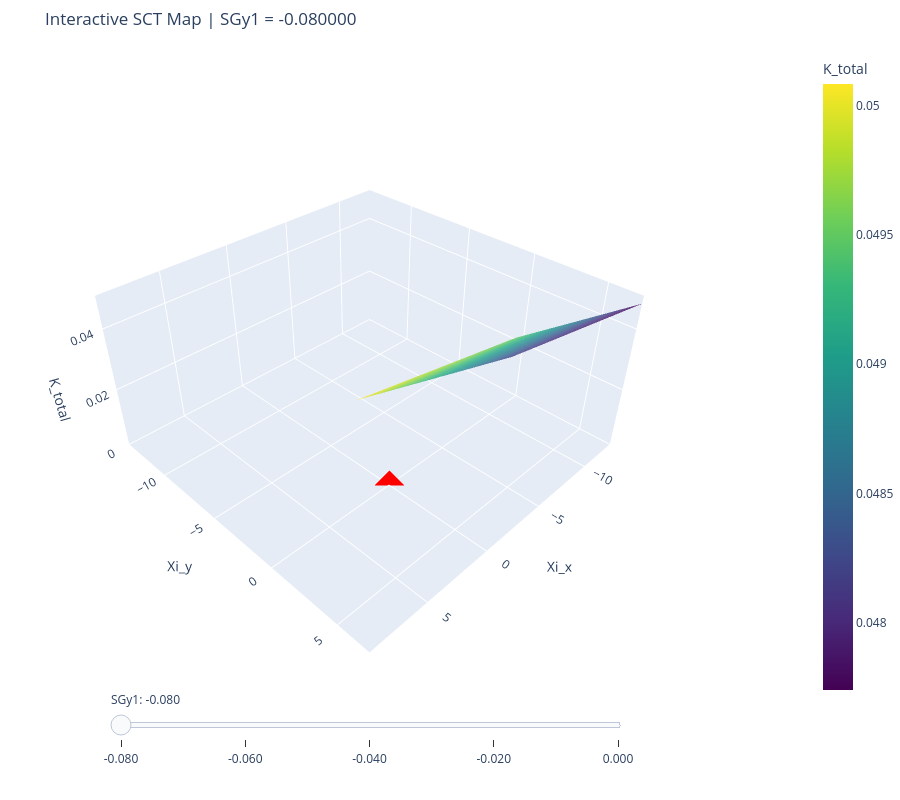

This figure's notebook cell:
### Code cell
# 1. Выделяем натуральную точку (где все секступоли = 0)
#nat_row = df[(df['SGx1'] == 0) & (df['SGx2'] == 0) & (df['SGy1'] == 0) & (df['SGy2'] == 0)].iloc[0]

# 2. Список уникальных значений SGy1 для поверхностей
sgy_values = np.sort(df['SGy1'].unique())
num_slices = len(sgy_values)

fig = go.Figure()

# 3. Добавляем ПОВЕРХНОСТИ
for i, sgy in enumerate(sgy_values):
    df_slice = df[df['SGy1'] == sgy]
    fig.add_trace(go.Mesh3d(
        x=df_slice['chrom_x'], y=df_slice['chrom_y'], z=df_slice['K_total'],
        intensity=df_slice['K_total'], colorscale='Viridis', opacity=0.8,
        visible=(i == 0), showscale=True,
        colorbar=dict(title="K_total", x=1.1)
    ))

# 4. Добавляем "Идеальную цель" (0,0,0) - индекс в списке traces: num_slices
fig.add_trace(go.Scatter3d(
    x=[0], y=[0], z=[0],
    mode='markers', marker=dict(size=10, color='red', symbol='diamond', line=dict(width=2, color='white')),
    name='Ideal Target (0,0,0)', visible=True
))

# 6. Настройка ПОЛЗУНКА с учетом двух постоянных точек
steps = []
for i, sgy in enumerate(sgy_values):
    # Маска видимости: i-я поверхность + Target + Natural
    # Всего элементов в fig.data: num_slices (поверхности) + 2 (точки)
    vis_mask = [False] * num_slices + [True, True] 
    vis_mask[i] = True
    
    steps.append(dict(
        method="update",
        label=f"{sgy:.3f}",
        args=[{"visible": vis_mask},
              {"title": f"SCT Map | SGy1 = {sgy:.6f}"}]
    ))

fig.update_layout(
    sliders=[dict(
        active=0, len=0.7, x=0.15, y=0.05,
        steps=steps, currentvalue={"prefix": "SGy1: "}
    )],
    title=f"Interactive SCT Map | SGy1 = {sgy_values[0]:.6f}",
    scene=dict(
        xaxis_title='Xi_x', yaxis_title='Xi_y', zaxis_title='K_total',
        xaxis=dict(range=[df['chrom_x'].min(), df['chrom_x'].max()]),
        yaxis=dict(range=[df['chrom_y'].min(), df['chrom_y'].max()]),
        zaxis=dict(range=[0, df['K_total'].max()]),
        aspectratio=dict(x=1, y=1, z=0.5)
    ),
    margin=dict(l=0, r=100, b=100, t=50),
    height=800
)

fig.show()

### Figure 1 — Plotly figure (JSON) as saved in the notebook; plotly's stock layout.template omitted (floating-point values rounded to 4 significant figures)
{"data": [{"colorbar": {"title": {"text": "K_total"}, "x": 1.1}, "colorscale": [[0, "#440154"], [0.1111, "#482878"], [0.2222, "#3e4989"], [0.3333, "#31688e"], [0.4444, "#26828e"], [0.5556, "#1f9e89"], [0.6667, "#35b779"], [0.7778, "#6ece58"], [0.8889, "#b5de2b"], [1, "#fde725"]], "intensity": [0.04774, 0.04783, 0.04792, 0.04803, 0.04815, 0.04817, 0.04827, 0.04838, 0.0485, 0.04862, 0.04862, 0.04872, 0.04884, 0.04897, 0.0491, 0.04907, 0.04918, 0.04931, 0.04944, 0.04959, 0.04953, 0.04965, 0.04979, 0.04993, 0.05009], "opacity": 0.8, "showscale": true, "type": "mesh3d", "visible": true, "x": [-13.06, -10.57, -8.084, -5.595, -3.107, -10.88, -8.396, -5.908, -3.419, -0.931, -8.709, -6.22, -3.732, -1.243, 1.245, -6.533, -4.044, -1.556, 0.9325, 3.421, -4.357, -1.868, 0.62, 3.108, 5.597], "y": [7.181, 6.723, 6.265, 5.807, 5.349, 6.558, 6.1, 5.642, 5.184, 4.726, 5.935, 5.477, 5.019, 4.561, 4.103, 5.311, 4.853, 4.395, 3.937, 3.479, 4.688, 4.23, 3.772, 3.314, 2.856], "z": [0.04774, 0.04783, 0.04792, 0.04803, 0.04815, 0.04817, 0.04827, 0.04838, 0.0485, 0.04862, 0.04862, 0.04872, 0.04884, 0.04897, 0.0491, 0.04907, 0.04918, 0.04931, 0.04944, 0.04959, 0.04953, 0.04965, 0.04979, 0.04993, 0.05009]}, {"colorbar": {"title": {"text": "K_total"}, "x": 1.1}, "colorscale": [[0, "#440154"], [0.1111, "#482878"], [0.2222, "#3e4989"], [0.3333, "#31688e"], [0.4444, "#26828e"], [0.5556, "#1f9e89"], [0.6667, "#35b779"], [0.7778, "#6ece58"], [0.8889, "#b5de2b"], [1, "#fde725"]], "intensity": [0.03883, 0.03889, 0.03897, 0.03905, 0.03915, 0.03925, 0.03932, 0.03941, 0.03951, 0.03962, 0.03968, 0.03976, 0.03986, 0.03997, 0.04009, 0.04012, 0.04022, 0.04032, 0.04044, 0.04058, 0.04057, 0.04068, 0.0408, 0.04093, 0.04107], "opacity": 0.8, "showscale": true, "type": "mesh3d", "visible": false, "x": [-12.13, -9.646, -7.158, -4.669, -2.181, -9.959, -7.47, -4.982, -2.493, -0.004991, -7.783, -5.294, -2.806, -0.3174, 2.171, -5.607, -3.118, -0.6299, 1.858, 4.347, -3.431, -0.9423, 1.546, 4.034, 6.523], "y": [2.974, 2.516, 2.058, 1.6, 1.142, 2.35, 1.893, 1.435, 0.9766, 0.5186, 1.727, 1.269, 0.8113, 0.3533, -0.1046, 1.104, 0.646, 0.188, -0.2699, -0.7279, 0.4807, 0.02276, -0.4352, -0.8932, -1.351], "z": [0.03883, 0.03889, 0.03897, 0.03905, 0.03915, 0.03925, 0.03932, 0.03941, 0.03951, 0.03962, 0.03968, 0.03976, 0.03986, 0.03997, 0.04009, 0.04012, 0.04022, 0.04032, 0.04044, 0.04058, 0.04057, 0.04068, 0.0408, 0.04093, 0.04107]}, {"colorbar": {"title": {"text": "K_total"}, "x": 1.1}, "colorscale": [[0, "#440154"], [0.1111, "#482878"], [0.2222, "#3e4989"], [0.3333, "#31688e"], [0.4444, "#26828e"], [0.5556, "#1f9e89"], [0.6667, "#35b779"], [0.7778, "#6ece58"], [0.8889, "#b5de2b"], [1, "#fde725"]], "intensity": [0.03006, 0.03008, 0.03012, 0.03017, 0.03024, 0.03046, 0.03049, 0.03054, 0.03061, 0.0307, 0.03086, 0.03091, 0.03098, 0.03106, 0.03116, 0.03129, 0.03135, 0.03143, 0.03153, 0.03164, 0.03172, 0.0318, 0.0319, 0.03201, 0.03213], "opacity": 0.8, "showscale": true, "type": "mesh3d", "visible": false, "x": [-11.21, -8.72, -6.232, -3.743, -1.255, -9.033, -6.544, -4.056, -1.567, 0.921, -6.857, -4.368, -1.88, 0.6086, 3.097, -4.681, -2.192, 0.2961, 2.785, 5.273, -2.505, -0.01633, 2.472, 4.96, 7.449], "y": [-1.234, -1.692, -2.15, -2.607, -3.065, -1.857, -2.315, -2.773, -3.231, -3.689, -2.48, -2.938, -3.396, -3.854, -4.312, -3.103, -3.561, -4.019, -4.477, -4.935, -3.727, -4.185, -4.643, -5.101, -5.558], "z": [0.03006, 0.03008, 0.03012, 0.03017, 0.03024, 0.03046, 0.03049, 0.03054, 0.03061, 0.0307, 0.03086, 0.03091, 0.03098, 0.03106, 0.03116, 0.03129, 0.03135, 0.03143, 0.03153, 0.03164, 0.03172, 0.0318, 0.0319, 0.03201, 0.03213]}, {"colorbar": {"title": {"text": "K_total"}, "x": 1.1}, "colorscale": [[0, "#440154"], [0.1111, "#482878"], [0.2222, "#3e4989"], [0.3333, "#31688e"], [0.4444, "#26828e"], [0.5556, "#1f9e89"], [0.6667, "#35b779"], [0.7778, "#6ece58"], [0.8889, "#b5de2b"], [1, "#fde725"]], "intensity": [0.02162, 0.02156, 0.02153, 0.02152, 0.02153, 0.02195, 0.02192, 0.02191, 0.02192, 0.02196, 0.02232, 0.0223, 0.02231, 0.02235, 0.02241, 0.0227, 0.02271, 0.02274, 0.0228, 0.02288, 0.0231, 0.02313, 0.02318, 0.02326, 0.02336], "opacity": 0.8, "showscale": true, "type": "mesh3d", "visible": false, "x": [-10.28, -7.794, -5.306, -2.817, -0.3289, -8.107, -5.618, -3.13, -0.6413, 1.847, -5.931, -3.442, -0.9538, 1.535, 4.023, -3.755, -1.266, 1.222, 3.711, 6.199, -1.579, 0.9097, 3.398, 5.886, 8.375], "y": [-5.441, -5.899, -6.357, -6.815, -7.273, -6.064, -6.522, -6.98, -7.438, -7.896, -6.687, -7.145, -7.603, -8.061, -8.519, -7.311, -7.769, -8.227, -8.685, -9.143, -7.934, -8.392, -8.85, -9.308, -9.766], "z": [0.02162, 0.02156, 0.02153, 0.02152, 0.02153, 0.02195, 0.02192, 0.02191, 0.02192, 0.02196, 0.02232, 0.0223, 0.02231, 0.02235, 0.02241, 0.0227, 0.02271, 0.02274, 0.0228, 0.02288, 0.0231, 0.02313, 0.02318, 0.02326, 0.02336]}, {"colorbar": {"title": {"text": "K_total"}, "x": 1.1}, "colorscale": [[0, "#440154"], [0.1111, "#482878"], [0.2222, "#3e4989"], [0.3333, "#31688e"], [0.4444, "#26828e"], [0.5556, "#1f9e89"], [0.6667, "#35b779"], [0.7778, "#6ece58"], [0.8889, "#b5de2b"], [1, "#fde725"]], "intensity": [0.01407, 0.01385, 0.01367, 0.01352, 0.01341, 0.01427, 0.01409, 0.01395, 0.01384, 0.01377, 0.01452, 0.01437, 0.01426, 0.01419, 0.01416, 0.0148, 0.01469, 0.01462, 0.01458, 0.01458, 0.01512, 0.01504, 0.015, 0.015, 0.01503], "opacity": 0.8, "showscale": true, "type": "mesh3d", "visible": false, "x": [-9.356, -6.868, -4.38, -1.891, 0.5971, -7.18, -4.692, -2.204, 0.2847, 2.773, -5.005, -2.516, -0.02778, 2.461, 4.949, -2.829, -0.3402, 2.148, 4.637, 7.125, -0.6527, 1.836, 4.324, 6.812, 9.301], "y": [-9.648, -10.11, -10.56, -11.02, -11.48, -10.27, -10.73, -11.19, -11.65, -12.1, -10.89, -11.35, -11.81, -12.27, -12.73, -11.52, -11.98, -12.43, -12.89, -13.35, -12.14, -12.6, -13.06, -13.52, -13.97], "z": [0.01407, 0.01385, 0.01367, 0.01352, 0.01341, 0.01427, 0.01409, 0.01395, 0.01384, 0.01377, 0.01452, 0.01437, 0.01426, 0.01419, 0.01416, 0.0148, 0.01469, 0.01462, 0.01458, 0.01458, 0.01512, 0.01504, 0.015, 0.015, 0.01503]}, {"marker": {"color": "red", "line": {"color": "white", "width": 2}, "size": 10, "symbol": "diamond"}, "mode": "markers", "name": "Ideal Target (0,0,0)", "type": "scatter3d", "visible": true, "x": [0], "y": [0], "z": [0]}], "layout": {"height": 800, "margin": {"b": 100, "l": 0, "r": 100, "t": 50}, "scene": {"aspectratio": {"x": 1, "y": 1, "z": 0.5}, "xaxis": {"range": [-13.06, 9.301], "title": {"text": "Xi_x"}}, "yaxis": {"range": [-13.97, 7.181], "title": {"text": "Xi_y"}}, "zaxis": {"range": [0, 0.05009], "title": {"text": "K_total"}}}, "sliders": [{"active": 0, "currentvalue": {"prefix": "SGy1: "}, "len": 0.7, "steps": [{"args": [{"visible": [true, false, false, false, false, true, true]}, {"title": "SCT Map | SGy1 = -0.080000"}], "label": "-0.080", "method": "update"}, {"args": [{"visible": [false, true, false, false, false, true, true]}, {"title": "SCT Map | SGy1 = -0.060000"}], "label": "-0.060", "method": "update"}, {"args": [{"visible": [false, false, true, false, false, true, true]}, {"title": "SCT Map | SGy1 = -0.040000"}], "label": "-0.040", "method": "update"}, {"args": [{"visible": [false, false, false, true, false, true, true]}, {"title": "SCT Map | SGy1 = -0.020000"}], "label": "-0.020", "method": "update"}, {"args": [{"visible": [false, false, false, false, true, true, true]}, {"title": "SCT Map | SGy1 = 0.000000"}], "label": "0.000", "method": "update"}], "x": 0.15, "y": 0.05}], "title": {"text": "Interactive SCT Map | SGy1 = -0.080000"}}}
